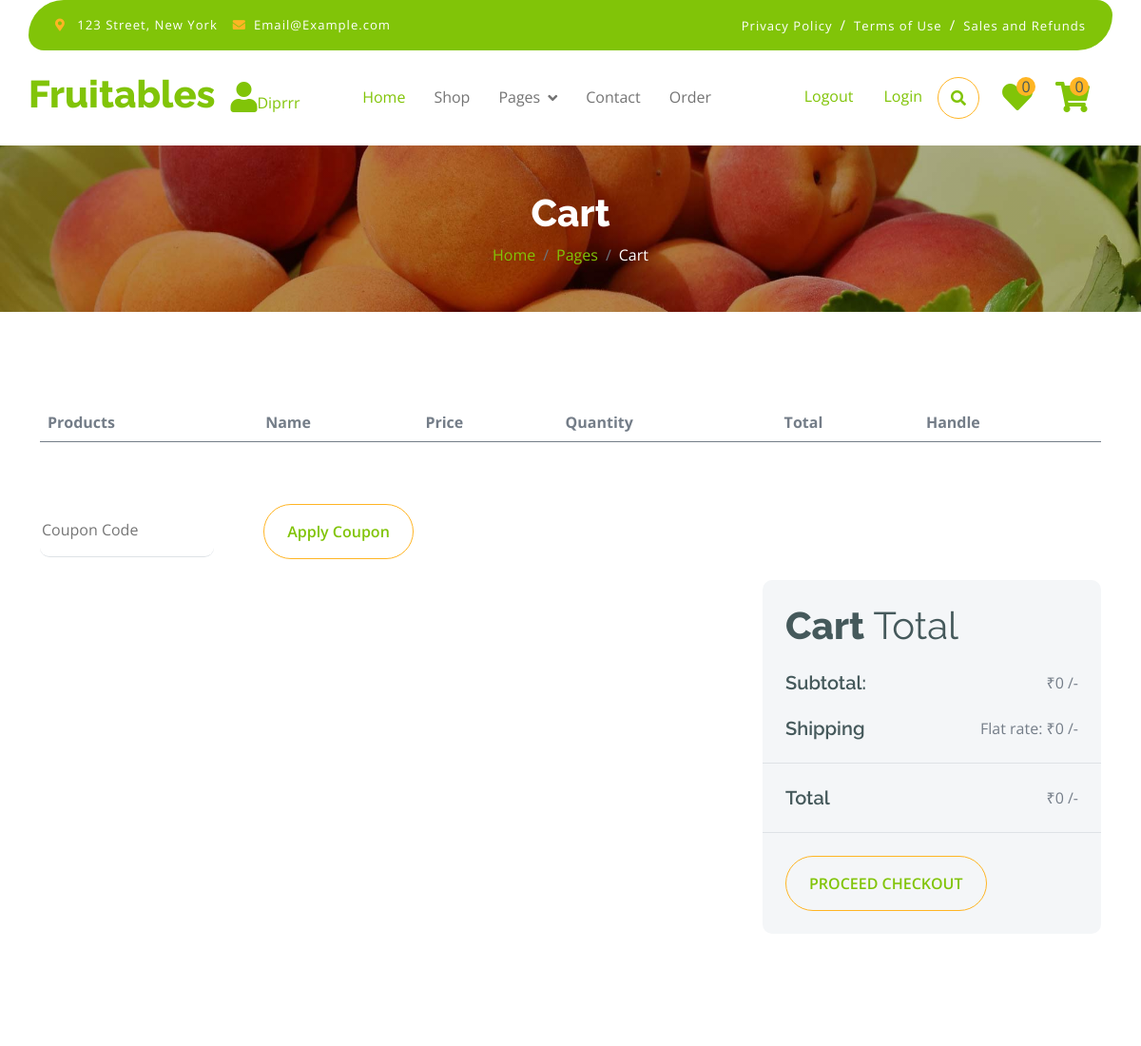
/cart (signed in, upper part), run on an earlier commit of the app's database.
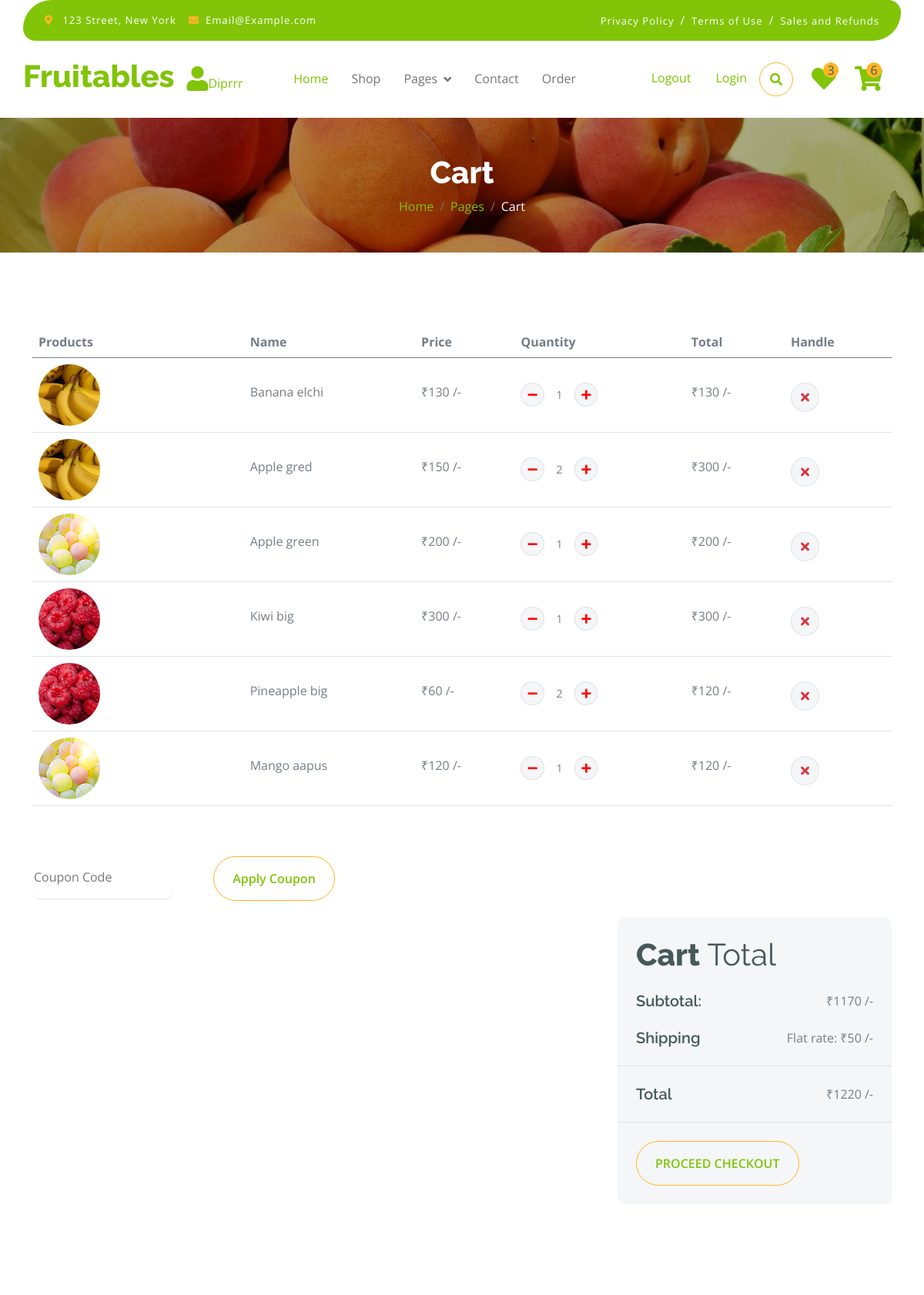
And on a later commit of the database.
### myapp/models.py (models this page shows, shortened)
class Add_to_cart(models.Model):
    user_id=models.ForeignKey(User,on_delete=models.CASCADE,blank=True,null=True)
    product_id=models.ForeignKey(Product,on_delete=models.CASCADE,blank=True,null=True)
    image=models.ImageField(upload_to="madia",blank=True,null=True)
    name=models.CharField(max_length=50,blank=True,null=True)
    price=models.IntegerField()
    quantity=models.IntegerField(blank=True,null=True)
    total_price=models.IntegerField(blank=True,null=True)

### myapp/views.py (the view)
# urls.py: path('cart', views.cart, name='cart'),
def cart(request):
        if "email" in request.session:
            uid=User.objects.get(email=request.session["email"])
            cart_item=Add_to_cart.objects.filter(user_id=uid)
            wish_count=Add_to_wishlist.objects.filter(user_id=uid).count()
            cart_count=Add_to_cart.objects.filter(user_id=uid).count()
            total_price=0
            for i in cart_item:
                total_price += i.product_id.price * i.quantity
            shipping_charge=50
            if total_price==0:
                shipping_charge=0
            else:
                shipping_charge=50
            grand_total= total_price + shipping_charge
            con={"wish_count":wish_count,"cart_count":cart_count,"total_price":total_price,"grand_total":grand_total,"shipping_charge":shipping_charge,"cart_item":cart_item,"uid":uid}
            return render(request,"cart.html",con)
        else:
            return render(request,"login.html")

### myapp/templates/cart.html (shortened to what the changed rows need)
{% extends "index.html" %}
{% load static %}
{% block content %}
        <div class="container-fluid page-header py-5">
            <h1 class="text-center text-white display-6">Cart</h1>
        </div>
        <div class="container-fluid py-5">
            <div class="container py-5">
                <div class="table-responsive">
                    <table class="table">
                        <thead>
                          <tr>
                            <th scope="col">Products</th>
                            <th scope="col">Name</th>
                            <th scope="col">Price</th>
                            <th scope="col">Quantity</th>
                            <th scope="col">Total</th>
                            <th scope="col">Handle</th>
                          </tr>
                        </thead>
                        <tbody>
                            {% for i in cart_item %}
                            <tr>
                                <th scope="row">
                                    <div class="d-flex align-items-center">
                                        <img src="{{i.image.url }}" class="img-fluid me-5 rounded-circle" style="width: 80px; height: 80px;" alt="">
                                    </div>
                                </th>
                                <td>
                                    <p class="mb-0 mt-4">{{i.name}}</p>
                                </td>
                                <td>
                                    <p class="mb-0 mt-4">₹{{i.price}} /-</p>
                                </td>
                                <td>
                                    <div class="input-group quantity mt-4" style="width: 100px;">
                                        <div class="input-group-btn">
                                            <a href = "{% url 'quantity_minus' i.id %}">
                                            <button class="btn btn-sm btn-minus rounded-circle bg-light border" >
                                            <i class="fa fa-minus" style="color:red;"></i>
                                            </button>
                                            </a>
                                        </div>
                                        <input type="text" class="form-control form-control-sm text-center border-0" value="{{i.quantity}}">
                                        <div class="input-group-btn">
                                            <a href = "{% url 'quantity_plus' i.id %}">
                                            <button class="btn btn-sm btn-plus rounded-circle bg-light border">
                                                <i class="fa fa-plus" style="color:red;"></i>
                                            </button>
                                            </a>
                                        </div>
                                    </div>
                                </td>
                                <td>
                                    <p class="mb-0 mt-4">₹{{i.total_price}} /-</p>
                                </td>
                                <td>
                                    <a href="{% url 'delete_item' i.id %}">
                                    <button class="btn btn-md rounded-circle bg-light border mt-4" >
                                    <i class="fa fa-times text-danger"></i>
                                    </button></a>
                                </td>
                            </tr>
                            {% endfor %}
                        </tbody>
                    </table>
                </div>
                <div class="row g-4 justify-content-end">
                    <div class="col-sm-8 col-md-7 col-lg-6 col-xl-4">
                        <div class="bg-light rounded">
                            <div class="p-4">
                                <h1 class="display-6 mb-4">Cart <span class="fw-normal">Total</span></h1>
                                <div class="d-flex justify-content-between mb-4">
                                    <h5 class="mb-0 me-4">Subtotal:</h5>
                                    <p class="mb-0">₹{{total_price}} /-</p>
                                </div>
                                <div class="d-flex justify-content-between">
                                    <div class="">
                                        <p class="mb-0">Flat rate: ₹{{shipping_charge}} /-</p>
                                    </div>
                                </div>
                            </div>
                            <div class="py-4 mb-4 border-top border-bottom d-flex justify-content-between">
                                <h5 class="mb-0 ps-4 me-4">Total</h5>
                                <p class="mb-0 pe-4">₹{{grand_total}} /-</p>
                            </div>
                        </div>
                    </div>
                </div>
            </div>
        </div>
{% endblock %}

### myapp/templates/index.html (shortened to what the changed rows need)
{% load static %}
<!DOCTYPE html>
<html lang="en">
    <head>
        <link rel="stylesheet" href="https://use.fontawesome.com/releases/v5.15.4/css/all.css"/>
        <link href="https://cdn.jsdelivr.net/npm/bootstrap-icons@1.4.1/font/bootstrap-icons.css" rel="stylesheet">
        <link href="{% static 'lib/lightbox/css/lightbox.min.css' %}" rel="stylesheet">
        <link href="{% static 'lib/owlcarousel/assets/owl.carousel.min.css' %}" rel="stylesheet">
        <link href="{% static 'css/bootstrap.min.css' %}" rel="stylesheet">
        <link href="{% static 'css/style.css' %}" rel="stylesheet">
    </head>
    <body>
        <div class="container-fluid fixed-top">
            <div class="container px-0">
                <nav class="navbar navbar-light bg-white navbar-expand-xl">
                    <a href="{% url 'index' %}" class="navbar-brand"><h1 class="text-primary display-6">Fruitables</h1></a>
                    <div class="collapse navbar-collapse bg-white" id="navbarCollapse">
                        <div class="d-flex m-3 me-0">
                            <a href="{% url 'wishlist' %}" class="position-relative me-4 my-auto">
                                <i class="fa fa-heart fa-2x"></i>
                                <span class="position-absolute bg-secondary rounded-circle d-flex align-items-center justify-content-center text-dark px-1" style="top: -5px; left: 15px; height: 20px; min-width: 20px;">{{wish_count}}</span>
                            </a>
                            <a href="{% url 'cart' %}" class="position-relative me-4 my-auto">
                                <i class="fa fa-shopping-cart fa-2x"></i>
                                <span class="position-absolute bg-secondary rounded-circle d-flex align-items-center justify-content-center text-dark px-1" style="top: -5px; left: 15px; height: 20px; min-width: 20px;">{{cart_count}}</span>
                            </a>
                        </div>
                    </div>
                </nav>
            </div>
        </div>
{% block content %}{% endblock %}
    </body>
</html>

What changed in the data, as far as the page shows it:
added Add_to_cart: image (picture), name "Banana elchi", price "130", quantity "1", total_price "130"
added Add_to_cart: image (picture), name "Apple gred", price "150", quantity "2", total_price "300"
added Add_to_cart: image (picture), name "Apple green", price "200", quantity "1", total_price "200"
added Add_to_cart: image (picture), name "Kiwi big", price "300", quantity "1", total_price "300"
added Add_to_cart: image (picture), name "Pineapple big", price "60", quantity "2", total_price "120"
added Add_to_cart: image (picture), name "Mango aapus", price "120", quantity "1", total_price "120"
Also different on the page:
{{ wish_count }}: "0" → "3"
{{ cart_count }}: "0" → "6"
{{ total_price }}: "0" → "1170"
{{ shipping_charge }}: "0" → "50"
{{ grand_total }}: "0" → "1220"
